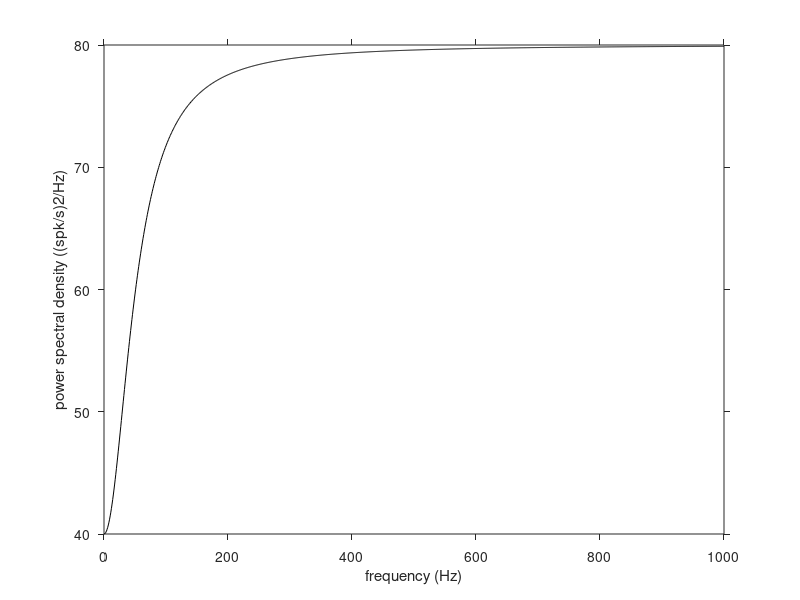
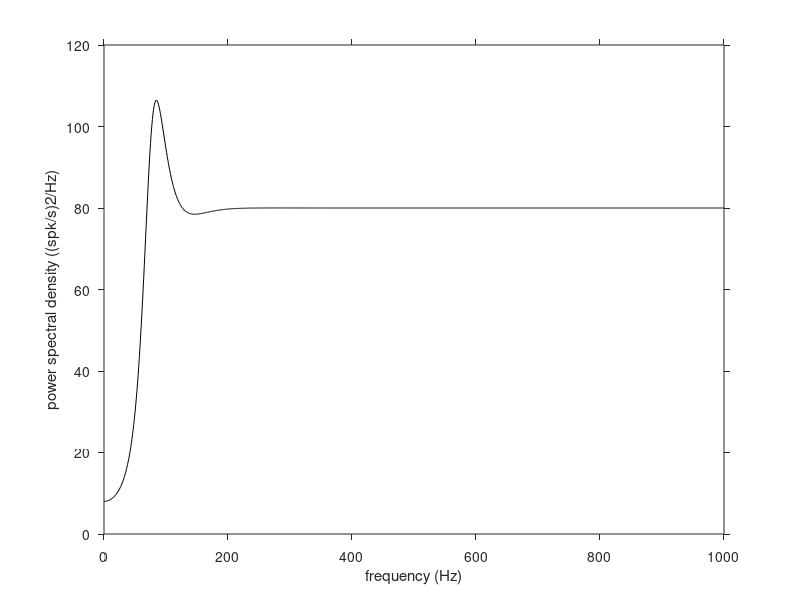

Write the MATLAB code that produced these figures, in order.
%
%  Gabbiani & Cox, Mathematics for Neuroscientists
%

%plot the power spectrum of a gamma order
%two and 10 process.

close all; clear all;

%paramters of gamma process
rho = 160; %in spk/s
n_g = 2;

%mean rate in spk/s
chi = rho/n_g; 


f_v = [0:1:1000]; %in Hz = 1/s
cf_v = 2*pi*f_v;
cf_v2 = cf_v.^2;

%compute chi_c
k_v = 1;
n_k = length(k_v);
zk = exp(2*pi*i*k_v/n_g);
sk = rho*(zk-1);
skzk = sk.*zk;
sum_v = zeros(size(f_v));

for j = 1:n_k
    sum_v = sum_v + skzk(j)./(cf_v2 + sk(j)^2);
end;
ps_v = chi*(1-2*chi*sum_v);

%get rid of potential imaginary part due 
%to numerical errors
ps_v = real(ps_v);
figure(1);
plot(f_v,ps_v,'k');

set(gca,'TickDir','out');
ylabel('power spectral density ((spk/s)2/Hz)');
xlabel('frequency (Hz)');

%uncomment to print figure
%print(1,'-depsc2','gamma_ps_p1.eps');


%clear all;
rho = 800; %in spk/s
n_g = 10;

%mean rate in spk/sec
chi = rho/n_g;

k_v = [1:1:9];
n_k = length(k_v);
zk = exp(2*pi*i*k_v/n_g);
sk = rho*(zk-1);
skzk = sk.*zk;
sum_v = zeros(size(f_v));

for j = 1:n_k
    sum_v = sum_v + skzk(j)./(cf_v2 + sk(j)^2);
end;
ps_v = chi*(1-2*chi*sum_v);

%get rid of potential imaginary part due 
%to numerical errors
ps_v = real(ps_v);
figure(2);
plot(f_v,ps_v,'k');
set(gca,'TickDir','out');
xlabel('frequency (Hz)');
ylabel('power spectral density ((spk/s)2/Hz)');
set(gca,'TickDir','out');

%uncomment to print figure
%print(2,'-depsc2','gamma_ps_p2.eps');
